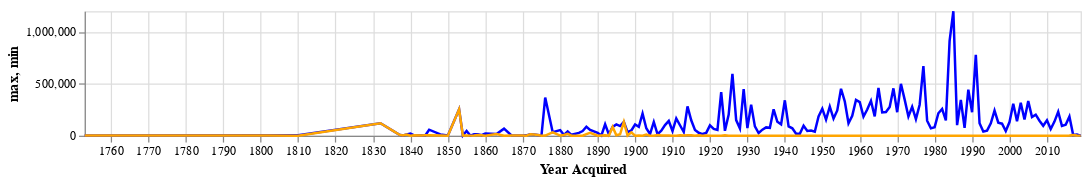

The notebook cell saved with this chart:
### Code cell
lines = alt.Chart(stats.reset_index()).mark_line().encode(
    alt.X('Year Acquired:T'),
    #alt.Y('max:Q')
).properties(
    width=800, 
    height=100
)

# add layers to my plot -- min & max lines
lines = alt.layer(
    lines.mark_line(color='blue').encode(y='max:Q'),
    lines.mark_line(color='orange').encode(y='min:Q')
)
lines

### Figure 1 — Vega-Lite specification as saved in the notebook (floating-point values rounded to 4 significant figures; data arrays with more than 128 entries replaced by an {"elided": "..."} marker saying what was removed)
{"config": {"view": {"continuousWidth": 300, "continuousHeight": 300}}, "layer": [{"mark": {"type": "line", "color": "blue"}, "encoding": {"x": {"field": "Year Acquired", "type": "temporal"}, "y": {"field": "max", "type": "quantitative"}}}, {"mark": {"type": "line", "color": "orange"}, "encoding": {"x": {"field": "Year Acquired", "type": "temporal"}, "y": {"field": "min", "type": "quantitative"}}}], "data": {"name": "data-84befe598698d4eeacb5f9a66e5bd507"}, "height": 100, "width": 800, "$schema": "https://vega.github.io/schema/vega-lite/v5.20.1.json", "datasets": {"data-84befe598698d4eeacb5f9a66e5bd507": {"elided": "171 records"}}}
